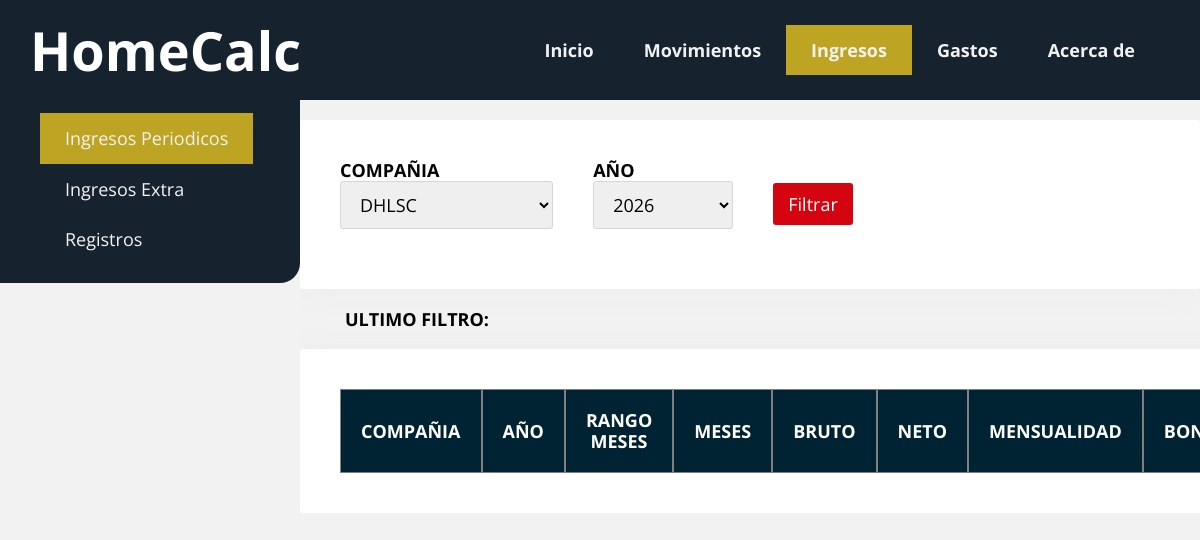
The page /periodic_income on the database its author committed.
### tables this page shows
CREATE TABLE paginas (
	id INTEGER NOT NULL PRIMARY KEY AUTOINCREMENT,
	nombre TEXT(125) NOT NULL,
	enlace TEXT(250) DEFAULT ('#'),
	activo boolean DEFAULT (1)
);

### homecalc.py (the view)
@app.route("/periodic_income")
def periodic_income():
    nav_buttons_query_results = nav_buttons()
    years_list_query_results = income_years_list()
    periodic_companies_list_query_results = income_periodic_companies_list()
    return render_template('incomes/periodic_income.html', nav_buttons_query_results=nav_buttons_query_results, years_list_query_results=years_list_query_results, periodic_companies_list_query_results=periodic_companies_list_query_results)

### homecalc.py (called while the page is built)
def dbconnection():
    connection = sqlite3.connect('src/db/database/homecalc.db')
    cursor = connection.cursor()
    return connection, cursor

def nav_buttons():
    connection, cursor = dbconnection()
    webcall = open('src/db/webcalls/nav_buttons.sql', mode='r')
    nav_buttons_query = webcall.read()
    webcall.close()
    try:
        cursor.execute(nav_buttons_query)
        nav_buttons_query_results = cursor.fetchall()
    except Exception as e:
        print(f"Error al ejecutar la query: {e}")
    finally:
        connection.close()
        return nav_buttons_query_results

def income_years_list():
    connection, cursor = dbconnection()
    webcall = open('src/db/webcalls/income/income_years.sql', mode='r')
    years_list = webcall.read()
    webcall.close()
    try:
        cursor.execute(years_list)
        years_list_query_results = cursor.fetchall()
    except Exception as e:
        print(f"Error at Years query: {e}")
    finally:
        connection.close()
        return years_list_query_results

def income_periodic_companies_list():
    connection, cursor = dbconnection()
    webcall = open('src/db/webcalls/income/income_periodic_companies.sql', mode='r')
    companies_list = webcall.read()
    webcall.close()
    try:
        cursor.execute(companies_list)
        periodic_companies_list_query_results = cursor.fetchall()
    except Exception as e:
        print(f"Error at Years query: {e}")
    finally:
        connection.close()
        return periodic_companies_list_query_results

### templates/incomes/periodic_income.html (shortened to what this page needs)
{% extends './base.html' %}
{% block main %}
<nav class="nav-main menu menu-izquierda">
    <ul>
        <li><a href="{{url_for('periodic_income')}}" class="active">Ingresos Periodicos</a></li>
        <li><a href="{{url_for('extra_income')}}">Ingresos Extra</a></li>
        <li><a href="{{url_for('manage_incomes')}}">Registros</a></li>
    </ul>
</nav>
<section class="contenedor">
    <form action="/periodic_income_filter" method="POST" class="card filter-form margen-inferior">
        <div class="margen-derecha">
            <label for="company" style="font-weight: bold;">COMPAÑIA</label>
            <select name="company" class="input">
                {% for income_company in periodic_companies_list_query_results%}
                    <option name="selected_income_company" value="{{ income_company.0 }}">{{ income_company.0 }}</option>
                {% endfor %}
            </select>
        </div>
        <div class="margen-derecha">
            <label for="año" style="font-weight: bold;">AÑO</label>
            <select name="año" class="input">
                {% for year in years_list_query_results%}
                    <option name="selected_year" value="{{ year.0 }}">{{ year.0 }}</option>
                {% endfor %}
            </select>
        </div>
        <button class="boton" type="submit">Filtrar</button>
    </form>
    <div class="contenedor">
        <a style="font-weight: bold;">ULTIMO FILTRO: </a>{{filtered_data}}
    </div>
    <table class="card tabla" id="tabla">
        <thead class="tabla-encabezado-fijo">
            <tr>
                <th class="texto-centrado">COMPAÑIA</td>
                <th class="texto-centrado">AÑO</td>
                <th class="texto-centrado">RANGO MESES</td>
                <th class="texto-centrado">MESES </td>
                <th class="texto-centrado">BRUTO</td>
                <th class="texto-centrado">NETO</td>
                <th class="texto-centrado">MENSUALIDAD</td>
                <th class="texto-centrado">BONUS</td>
            </tr>
        </thead>
    </table>
</section>
{% endblock %}

### templates/base.html (shortened to what this page needs)
<!DOCTYPE html>
<html>
<head>
    <link rel="stylesheet" href="{{ url_for('static', filename='css/normalize.css') }}">
    <link rel="stylesheet" href="{{ url_for('static', filename='css/framework.css') }}">
    <link rel="stylesheet" href="{{ url_for('static', filename='css/style.css') }}">
</head>
<body class="col-5">
    <header class="top-header">
        <h1 class="top-title padding-izquierda display-2">HomeCalc</h1>
        <nav class="top-nav menu menu-derecha">
            <ul class="nav-top_menu">
                {% for button in nav_buttons_query_results %}
                    <li class="nav-top_menu--option
                    {% if request.path == url_for('periodic_income') and button.1 == 'income' %}active{% endif %}
                    {% if request.path == url_for('about') and button.1 == 'about' %}active{% endif %}">
                    <a href="{{ button.1 }}">{{ button.0 }}</a></li>
                {% endfor %}
            </ul>
        </nav>
    </header>
    <main class="contenedor-ancho main-distribution no-margen no-padding">
        {% block main %}{% endblock %}
    </main>
</body>
</html>

### static/css/framework.css (style rules this page uses)
*, *::after, *::before { box-sizing: border-box; }
:root { --fuente: 'Open Sans', sans-serif; --fondo: #f2f2f2; --ancho-contenedor: 1200px; --color-primario: #252525; --color-primario-accion: rgb(81, 20, 194); --color-secundario: rgb(212, 5, 17); --color-secundario-accion: rgb(0, 131, 61); --color-terciario: rgb(255, 204, 0); --color-table_header: rgb(9, 25, 77); --color-filas_tabla: #D7D7D7; --color-text_menu: #f2f2f2; }
body { background: var(--fondo); font-family: var(--fuente); font-size: 18px; display: flex; flex-direction: column; min-height: 100vh; overflow-y: scroll; }
.contenedor { max-width: 90%; width: var(--ancho-contenedor); margin: 20px auto; overflow: hidden; }
.contenedor-ancho { width: 100%; padding: 0 40px; margin: 20px auto; }
.card { padding: 40px; background: #fff; border-radius: 3px; box-shadow: 0px 0px 30px rgba(221,221,221,0.3); }
.col-5 { grid-template-columns: repeat(5, 1fr); }
.menu { background: #252525; display: flex; flex-wrap: wrap; padding-right: 40px; }
.menu ul { display: flex; flex-direction: row; list-style-type: none; }
.menu a { color: var(--color-text_menu); text-decoration: none; display: flex; align-items: center; padding: 15px 25px; transition: .3s ease all; font-size: 18px; justify-content: space-between; transition: background-color 2s ; }
.active { color: var(--color-primario); background: var(--color-terciario); }
h1, h2, h3, h4, h5, h6 { margin-top: 0; }
.display-2 { font-weight: 700; font-size: 54px; }
.tabla { width: 100%; background-color: white; text-align: left; border-collapse: separate; border-spacing: 0px; }
.tabla td, th { padding: 20px; border: 0.5px solid grey; }
.tabla thead { background-color: var(--color-table_header); border-bottom: 5px solid black; color: white; font-weight: bold; box-shadow: 0 -20px 0 20px #fff; }
.tabla-encabezado-fijo { position: sticky; top: 0; }
form * { font-family: var(--fuente); }
form .input { padding: 10px 15px; border-radius: 3px; border: 1px solid #d6d6d6; transition: .3s ease all; width: 100%; margin-bottom: 20px; }
.boton { background: var(--color-secundario); border: none; cursor: pointer; color: #fff; display: inline-block; padding: 10px 15px; border-radius: 3px; text-align: center; line-height: 22px; transition: .3s ease all; text-decoration: none; }
.no-margen { margin:0 }
.margen-inferior { margin-bottom: 20px; }
.margen-derecha { margin-right: 20px; }
.no-padding { padding: 0px; }
.padding-izquierda { padding-left: 20px; }
.texto-centrado { text-align: center; }
.menu-derecha { justify-content: flex-end; }
.menu-izquierda { justify-content: flex-start; }

### static/css/style.css (style rules this page uses)
:root { --header-hight: 100px; --dinamic-100-width: 100dvw; --dinamic-100-height: 100dvhS; --color-1: #16232e; --color-2: #164c45; --color-3: #cc8d1a; --color-4: #e3c75f; --color-5: #bda523; --color-terciario: #bda523; --color-table_header: #002333; }
@media screen and (min-width: 1024px) { .main-distribution { width: var(--dinamic-100-width); display: flex; flex-direction: row; justify-content: space-between; } }
@media screen and (min-width: 1024px) { .nav-main { background: var(--color-1); width: var(--dinamic-100-width); align-self: flex-start; margin-top: -5px; z-index: 1; } }
@media screen and (min-width: 1024px) { .filter-form { display: flex; gap: 20px; align-items: center; } }

### rows shown on the page
paginas: nombre "Inicio"
paginas: nombre "Movimientos"
paginas: nombre "Ingresos"
paginas: nombre "Gastos"
paginas: nombre "Acerca de"

### other values the page prints
form field company "DHLSC"
form field año "2026"
